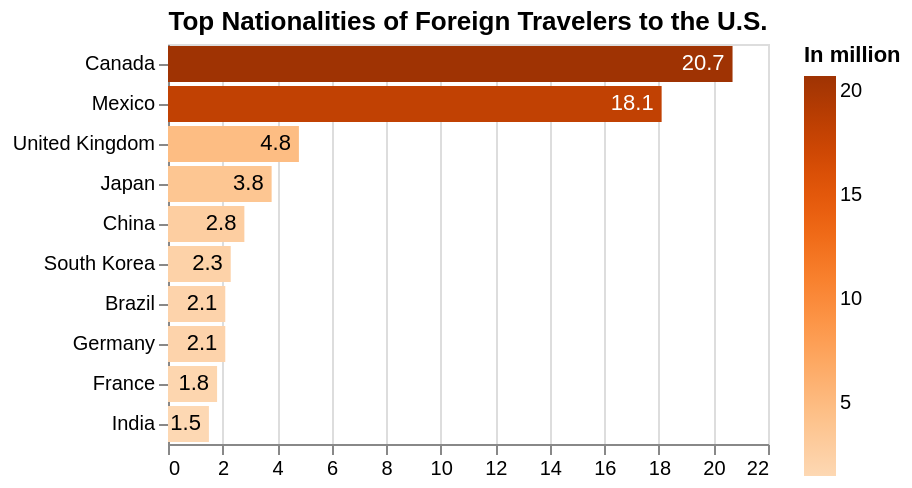

Vega-Lite specification stored for this chart:
### Vega-Lite specification from a JSON file in a GitHub repository (floating-point values rounded to 4 significant figures)
{"$schema": "https://vega.github.io/schema/vega-lite/v5.json", "title": {"text": "Top Nationalities of Foreign Travelers to the U.S."}, "width": "container", "data": {"values": [{"name": "Canada", "count": 20.7}, {"name": "Mexico", "count": 18.1}, {"name": "United Kingdom", "count": 4.8}, {"name": "Japan", "count": 3.8}, {"name": "China ", "count": 2.8}, {"name": "South Korea", "count": 2.3}, {"name": "Brazil", "count": 2.1}, {"name": "Germany", "count": 2.1}, {"name": "France", "count": 1.8}, {"name": "India", "count": 1.5}]}, "encoding": {"y": {"field": "name", "type": "nominal", "sort": "-x", "title": null}, "x": {"field": "count", "type": "quantitative", "title": null}}, "layer": [{"mark": "bar", "encoding": {"color": {"field": "count", "type": "quantitative", "title": "In million", "scale": {"scheme": "oranges"}}}}, {"mark": {"type": "text", "align": "right", "xOffset": -4, "aria": false}, "encoding": {"text": {"field": "count", "type": "quantitative"}, "color": {"condition": {"test": {"field": "count", "gt": 15}, "value": "white"}, "value": "black"}}}]}
